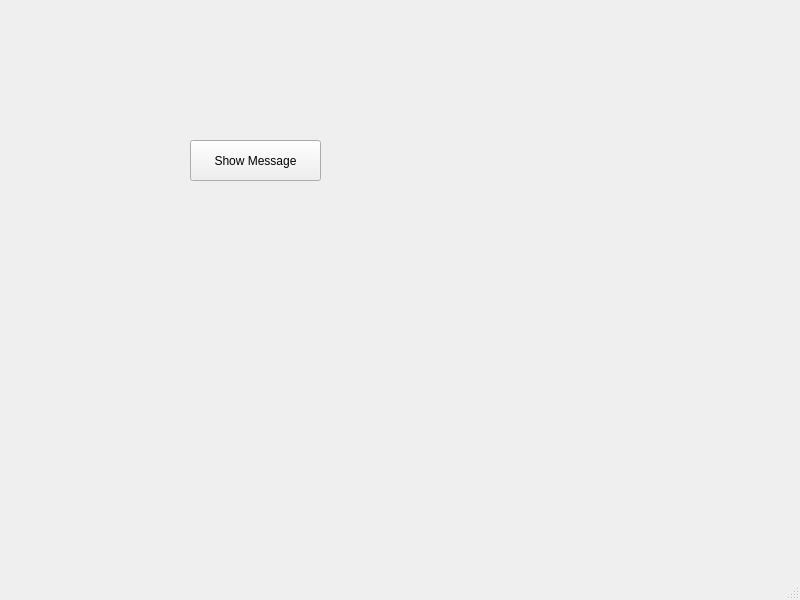
<?xml version="1.0" encoding="UTF-8"?>
<ui version="4.0">
 <class>MainWindow</class>
 <widget class="QMainWindow" name="MainWindow">
  <property name="geometry">
   <rect>
    <x>0</x>
    <y>0</y>
    <width>800</width>
    <height>600</height>
   </rect>
  </property>
  <property name="windowTitle">
   <string>MainWindow</string>
  </property>
  <widget class="QWidget" name="centralwidget">
   <widget class="QPushButton" name="pushButton">
    <property name="geometry">
     <rect>
      <x>190</x>
      <y>140</y>
      <width>131</width>
      <height>41</height>
     </rect>
    </property>
    <property name="text">
     <string>Show Message</string>
    </property>
   </widget>
  </widget>
  <widget class="QMenuBar" name="menubar">
   <property name="geometry">
    <rect>
     <x>0</x>
     <y>0</y>
     <width>800</width>
     <height>22</height>
    </rect>
   </property>
  </widget>
  <widget class="QStatusBar" name="statusbar"/>
 </widget>
 <resources/>
 <connections/>
</ui>
